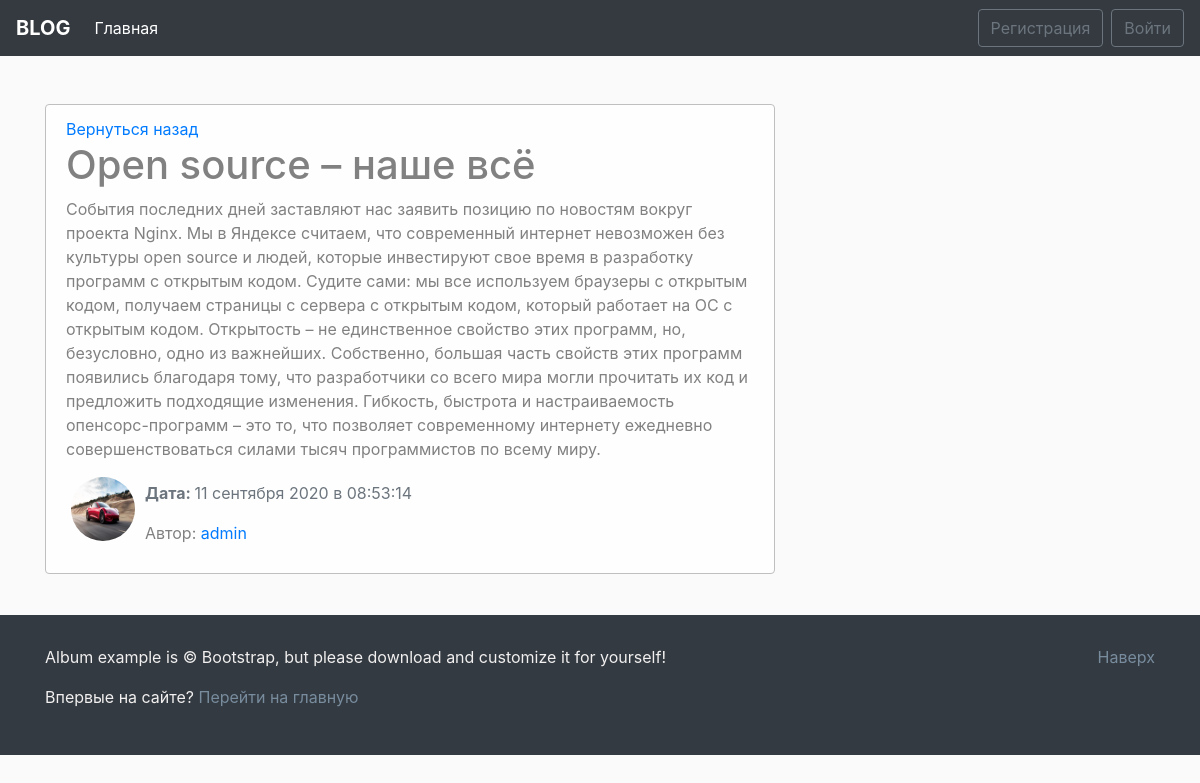
The page /news/1/ on the database its author committed.
### blog/models.py (models this page shows, shortened)
class News(models.Model):
    title = models.CharField(max_length=100)
    text = models.TextField()
    date = models.DateTimeField(default=timezone.now)
    author = models.ForeignKey(User,on_delete=models.CASCADE)
    def __str__(self):
        return self.title

### users/models.py (models this page shows, shortened)
class Profile(models.Model):
    user = models.OneToOneField(User, on_delete=models.CASCADE)
    img = models.ImageField(default='default.jpg',upload_to='user_images')

### blog/views.py (the view)
# urls.py: path('news/<int:pk>/', views.NewsDetailView.as_view(), name = 'news-detail'),
class NewsDetailView(DetailView):
    model = News
    def get_context_data(self, *, object_list=None, **kwargs):
        ctx =  super(NewsDetailView,self).get_context_data(**kwargs)
        ctx['title'] = News.objects.filter(pk=self.kwargs['pk']).first()
        return ctx

### blog/templates/blog/news_detail.html (shortened to what this page needs)
{% extends 'blog/main.html' %}
{%block main_section%}
<div class="alert alert-light">
    <a href="{%url 'blog-home'%}">Вернуться назад</a>
    <h1>{{object.title}}</h1>
    <p>{{ object.text|safe}}</p>
    <div class="row">
        <div>
            {% if object.author.profile.img %}
            <img src="{{object.author.profile.img.url}}" alt="{{object.author}}" class="user_image">
            {% else %}
            <img src="/pictures/default.jpg" alt="{{object.author}}" class="user_image">
            {%endif%}
        </div>
        <div class="mt-1">
            <span class="text-muted"><p><b>Дата: </b>{{object.date|date:"d E Y в H:i:s" }}</p></span>
            <p>Автор: <a href="">{{object.author}}</a></p>
        </div>
    </div>
</div>
    {%endblock main_section%}

### blog/static/blog/main.css (style rules this page uses)
body { background: #fafafa }
.alert-light { border-color: #bfbfbf }
.user_image { width: 64px; height: 64px; border-radius: 50%; margin-right: 10px; margin-left: 20px; }

### rows shown on the page
News: title "Open source – наше всё", text "События последних дней заставляют нас заявить позицию по новостям вокруг проекта Nginx. Мы в Яндексе считаем, что современный интернет невозможен без культуры open source и людей, которые инвестируют свое время в разработку программ с открытым кодом. Судите сами: мы все используем браузеры с открытым кодом, получаем страницы с сервера с открытым кодом, который работает на ОС с открытым кодом. Открытость – не единственное свойство этих программ, но, безусловно, одно из важнейших. Собственно, большая часть свойств этих программ появились благодаря тому, что разработчики со всего мира могли прочитать их код и предложить подходящие изменения. Гибкость, быстрота и настраиваемость…", author.profile.img (picture), date "11 сентября 2020 в 08:53:14", author "admin"
